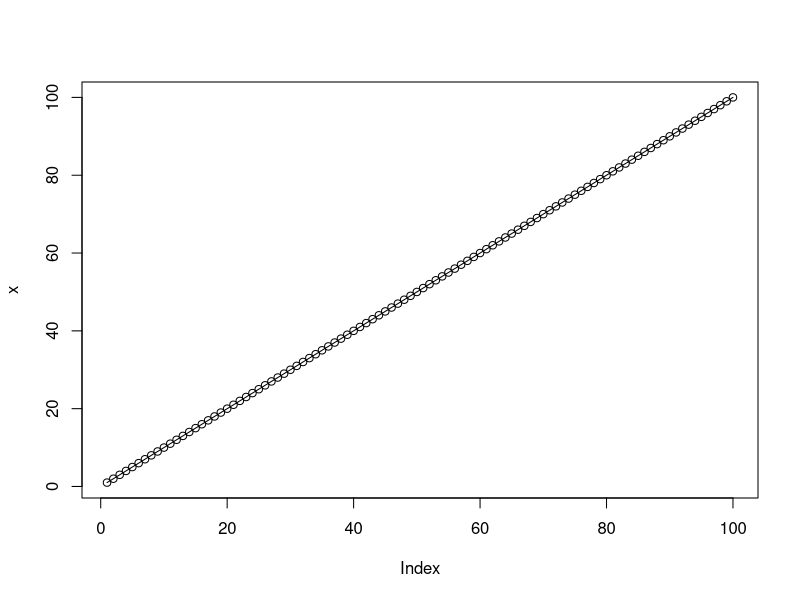
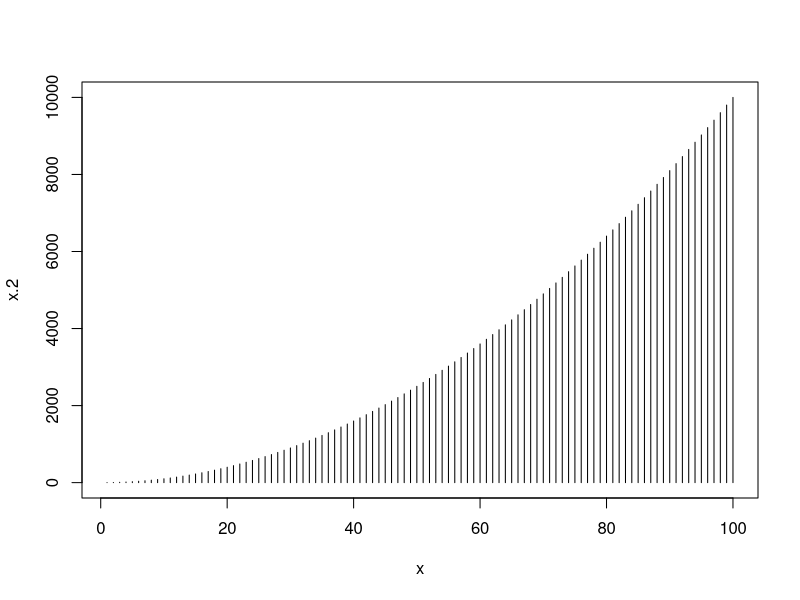
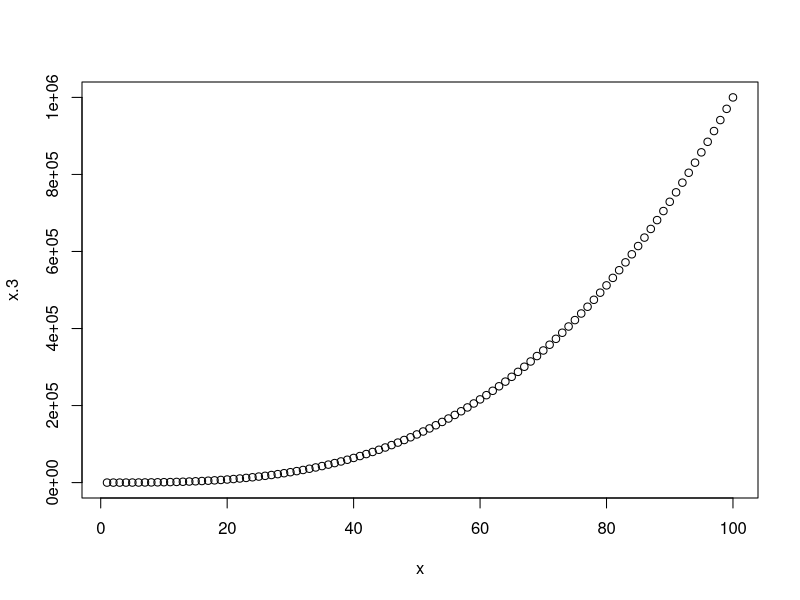
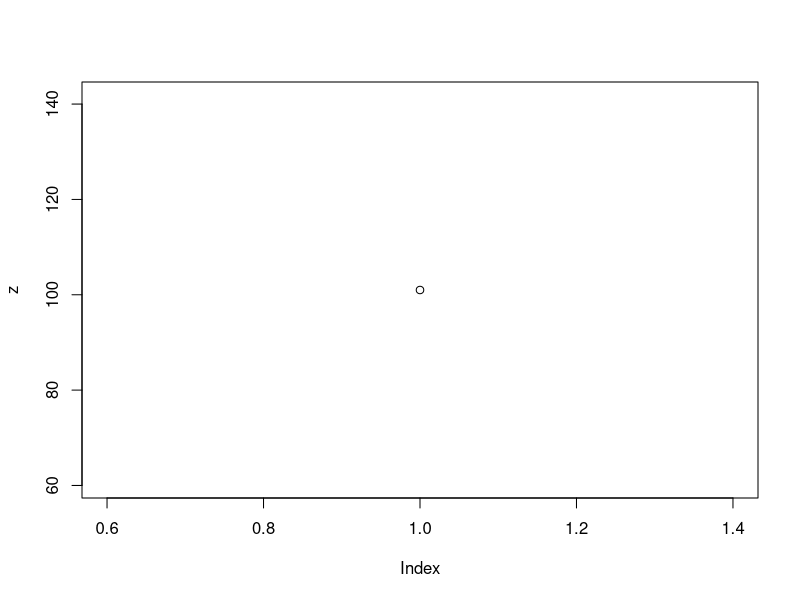
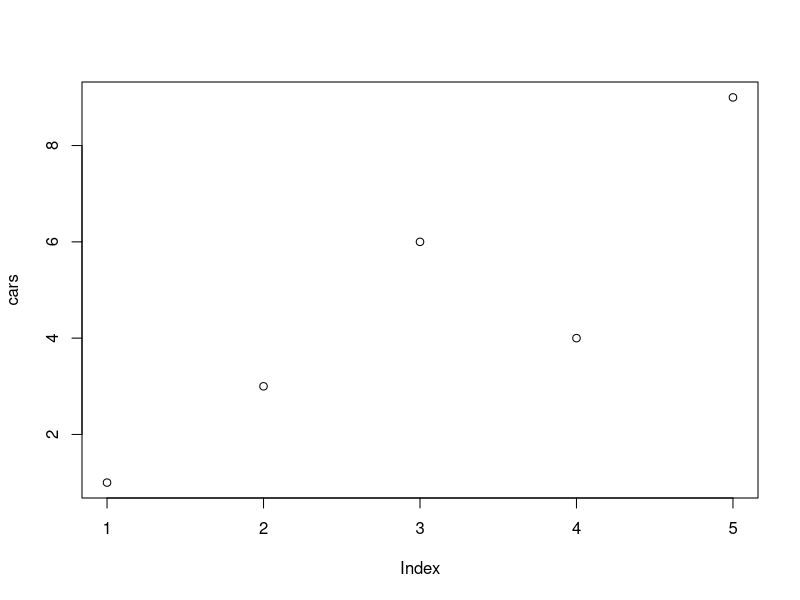
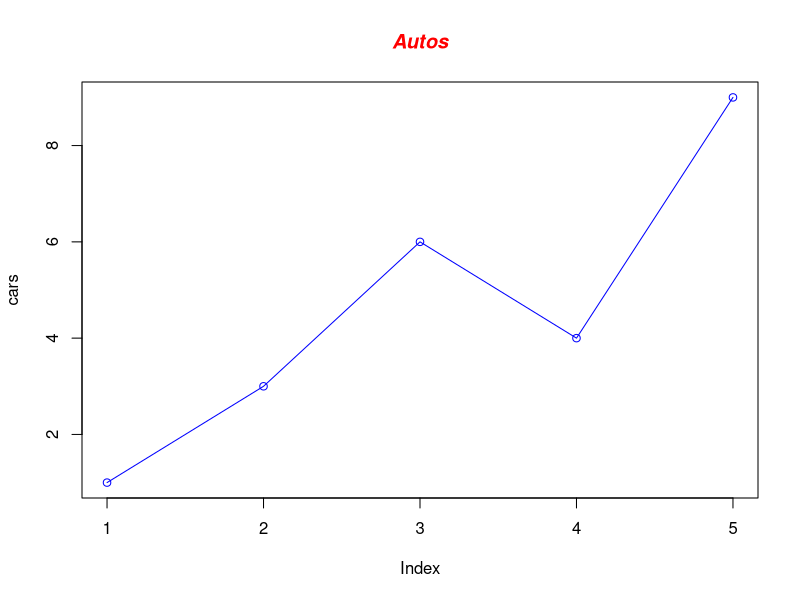
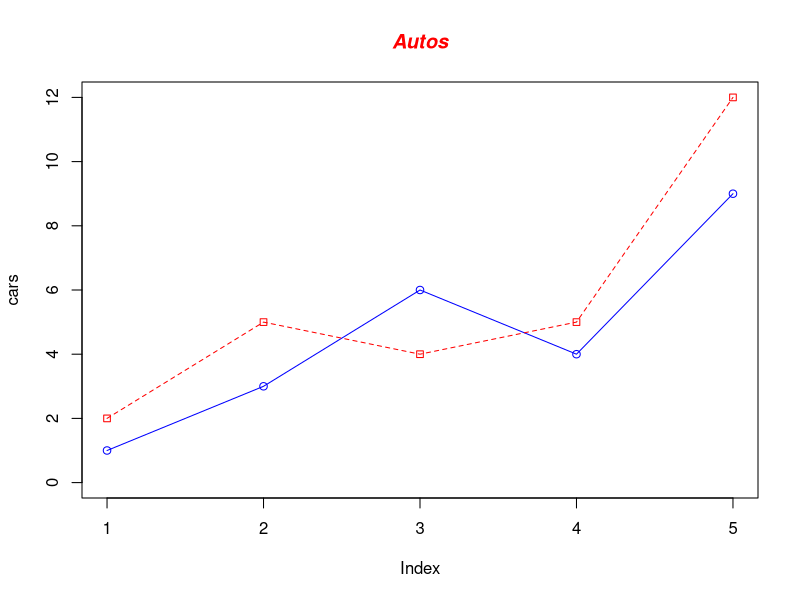

The R source for these figures, in order:
# Session 7: Data Visualization using R :::::::::

# 1) Exercise: Explore the relationship between the following, where x contains numbers 
# from 1 to 100: 

# Creating a vector x
x <- seq(1,100,1)
plot(x,type = "o")

# x and x^2
x <- seq(1,100,1)
x^2
dataframe <- data.frame(x,x^2)
plot(dataframe,type="h")  # The relationship between two variables (x and x^2) is Exponential

# x and x^3 
x <- seq(1,100,1)
x^3
dataframe2 <- data.frame(x,x^3)
plot(dataframe2,type="b") # The relationship between two variables (x and x^3) is Exponential

# x + y = 101 
x <- 70
y <- 31
z <- x + y
plot(z,type="o")

# xy = 500
x <- 125
y <- 4
z <- x*y
z

# 2) First we'll produce a very simple graph using the values in the car vector: 
# Define the cars vector with 5 values
  cars <- c(1, 3, 6, 4, 9)
  cars

# Graph the cars vector with all defaults
 plot(cars)

###### Let's add a title, a line to connect the points, and some color #########

# Define the cars vector with 5 values
cars <- c(1, 3, 6, 4, 9)

# Graph cars using blue points overlayed by a line 
plot(cars,type="o", col="blue")

# Create a title with a red, bold/italic font
title(main="Autos", col.main="red", font.main=4)

###### Now let's add a red line for trucks and specify the y-axis range directly so it will be large enough 
####   to fit the truck data: ######

# Define 2 vectors
cars <- c(1, 3, 6, 4, 9)
trucks <- c(2, 5, 4, 5, 12)
cars
trucks

# Graph cars using a y axis that ranges from 0 to 12
plot(cars, type="o", col="blue",ylim=c(0,12))

# Graph trucks with red dashed line and square points
lines(trucks, type="o", pch=22, lty=2, col="red")

# Create a title with a red, bold/italic font
title(main="Autos", col.main="red", font.main=4)
